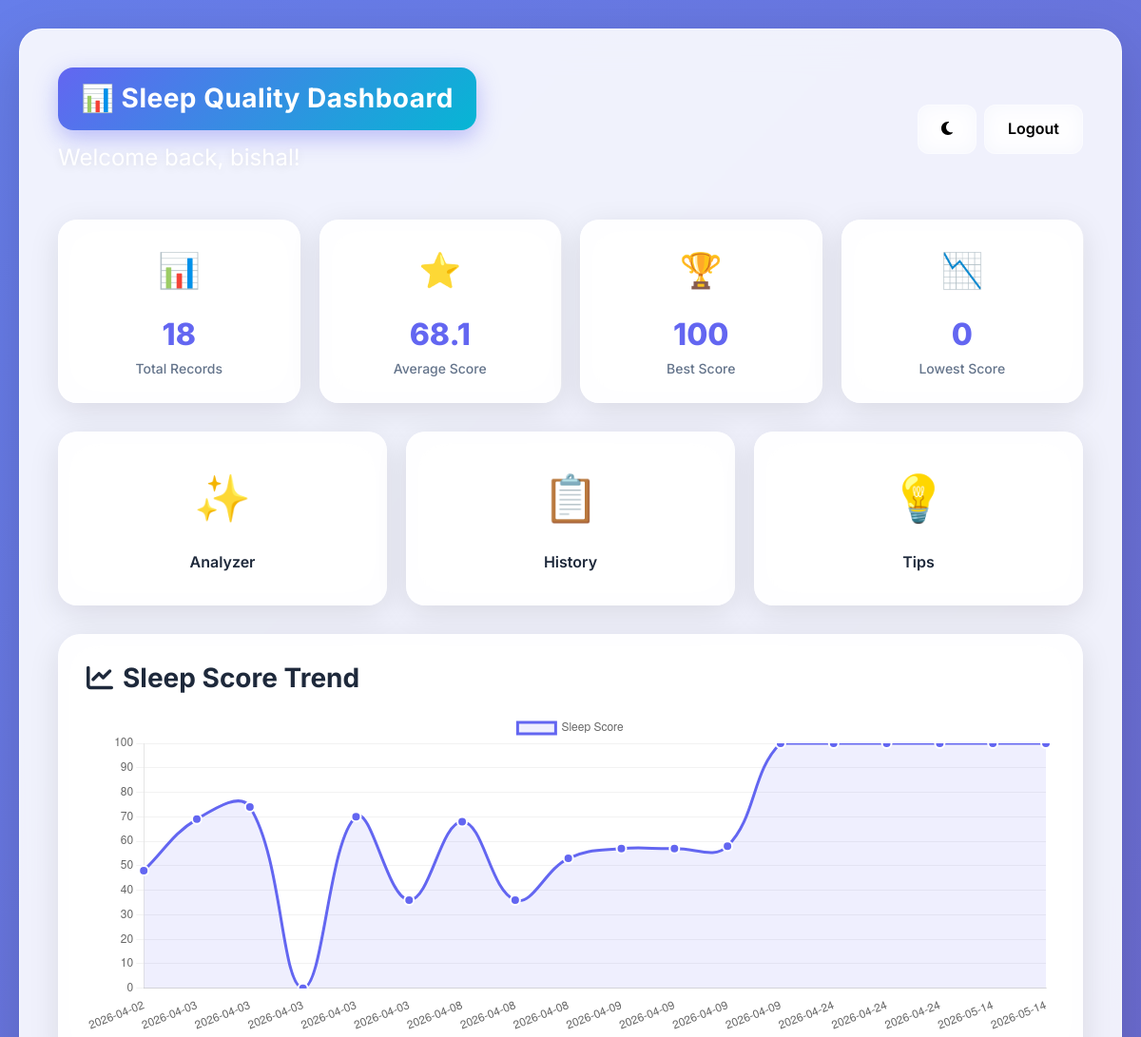
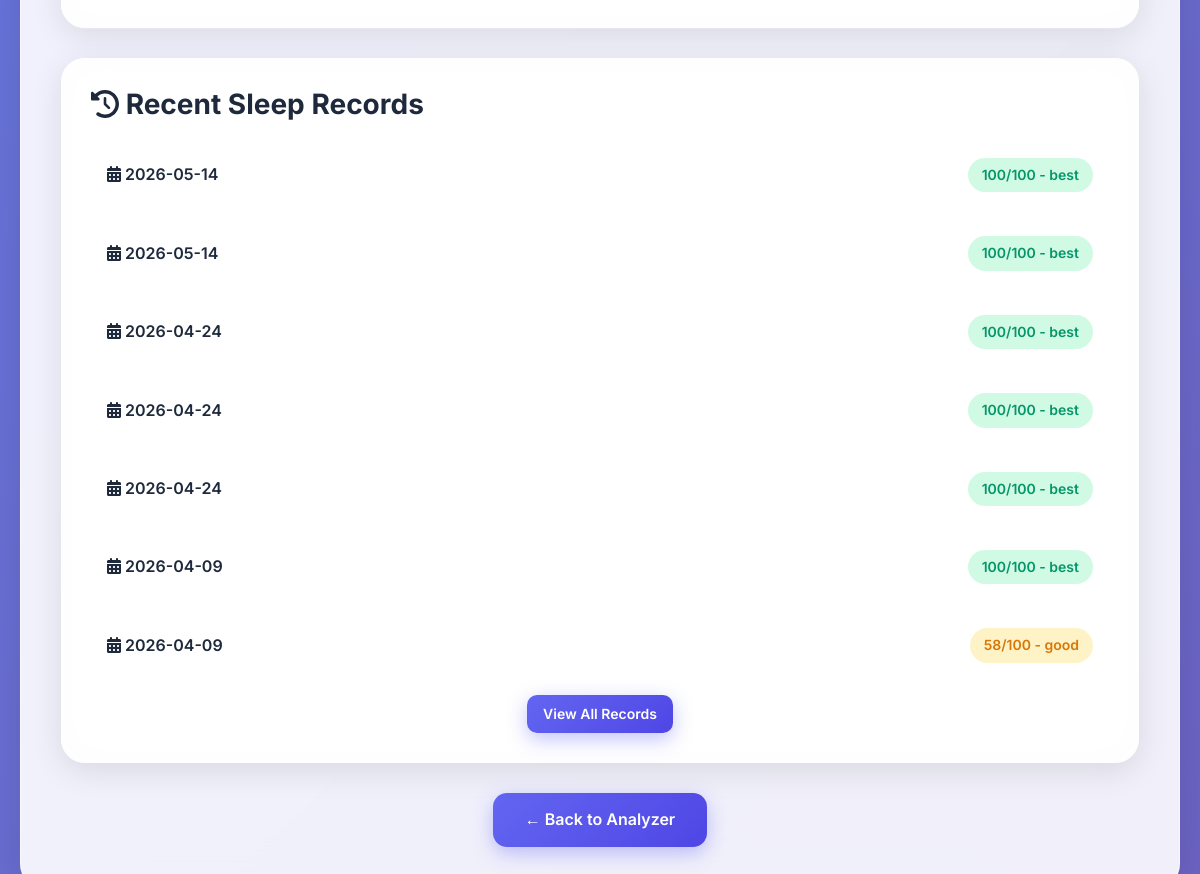
The page /dashboard (signed in) on the database as committed earlier (2 pictures, top to bottom).
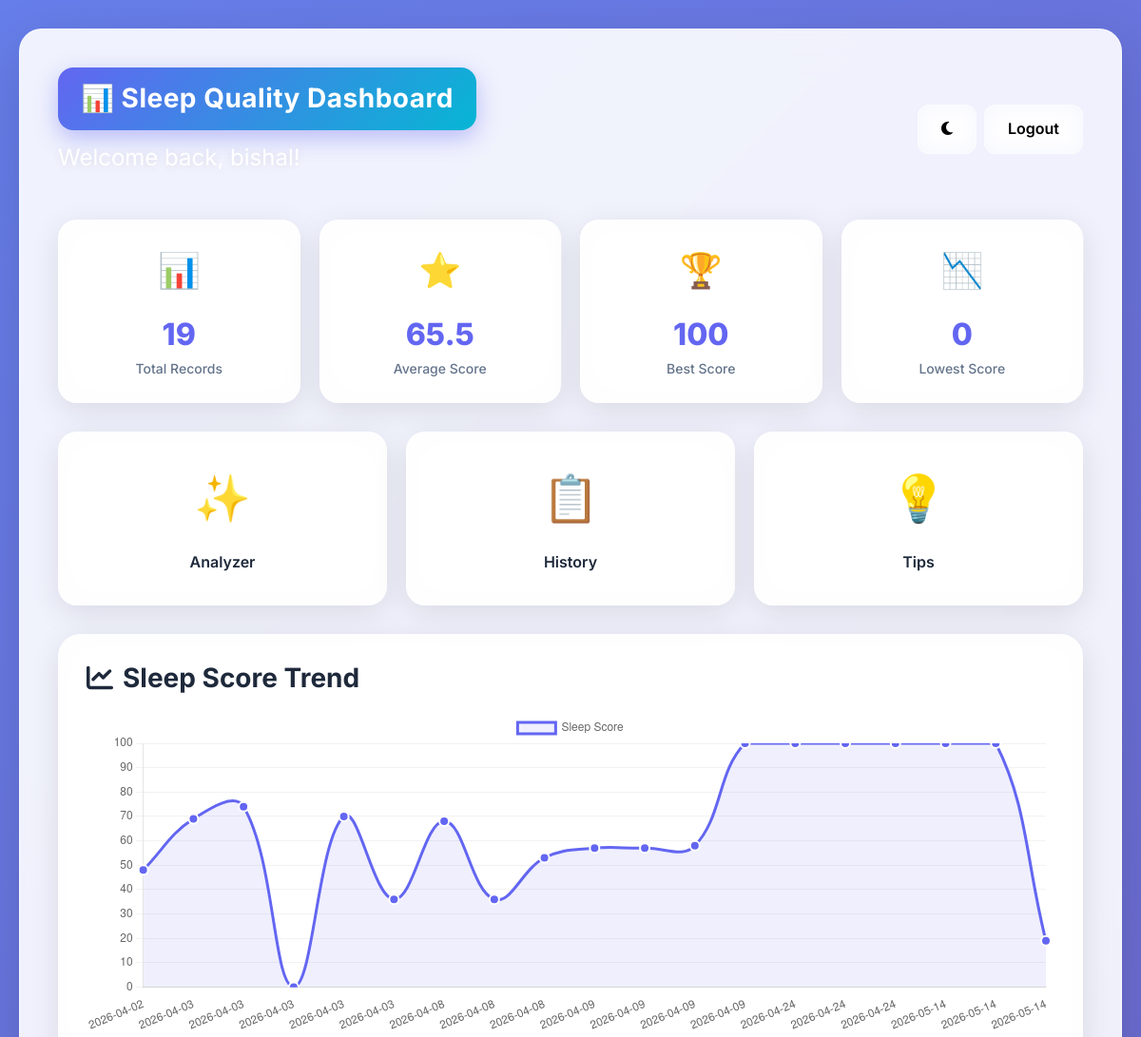
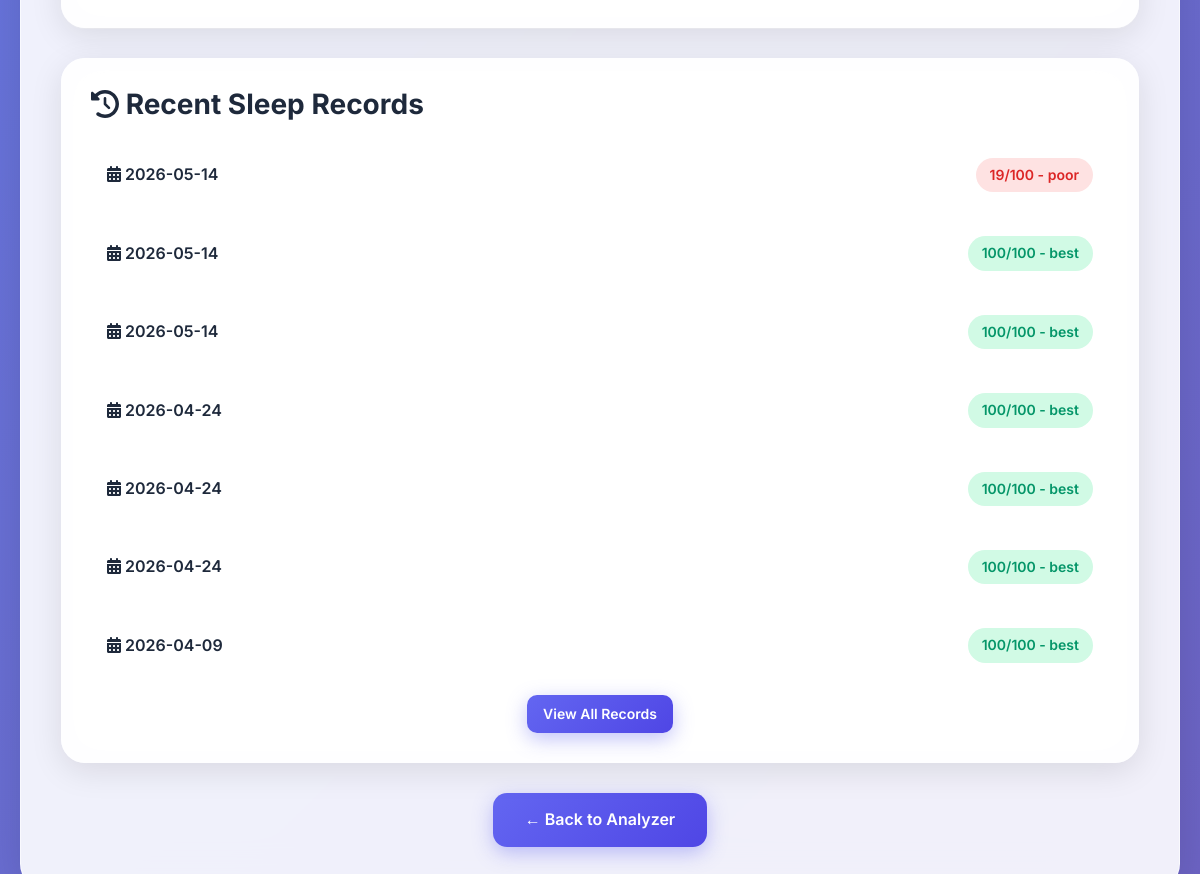
The same page on the database as committed later (2 pictures, top to bottom).
### tables this page shows
CREATE TABLE sleep_records (

        id INTEGER PRIMARY KEY AUTOINCREMENT,

        username TEXT,

        duration REAL,
        stress REAL,
        activity REAL,
        caffeine REAL,
        screen REAL,

        spo2_before REAL,
        spo2_after REAL,

        hr_before REAL,
        hr_after REAL,

        quality TEXT,
        score INTEGER,

        date TEXT

    );

### app.py (the view)
@app.route("/dashboard")
def dashboard():
    if "user" not in session:
        return redirect("/login")
    username = session["user"]
    conn = sqlite3.connect("sleep.db")
    all_records = conn.execute(
        "SELECT * FROM sleep_records WHERE username=? ORDER BY date DESC",
        (username,)
    ).fetchall()
    stats = conn.execute("""
        SELECT
            COUNT(*) as total_records,
            AVG(score) as avg_score,
            MAX(score) as max_score,
            MIN(score) as min_score
        FROM sleep_records WHERE username=?
    """, (username,)).fetchone()
    quality_dist = conn.execute("""
        SELECT quality, COUNT(*) as count
        FROM sleep_records WHERE username=?
        GROUP BY quality
    """, (username,)).fetchall()
    recent = conn.execute(
        "SELECT * FROM sleep_records WHERE username=? ORDER BY date DESC LIMIT 7",
        (username,)
    ).fetchall()
    trend_data = conn.execute(
        "SELECT date, score FROM sleep_records WHERE username=? ORDER BY date ASC",
        (username,)
    ).fetchall()
    conn.close()
    dates = [d[0][:10] for d in trend_data]
    scores = [d[1] for d in trend_data]
    return render_template(
        "dashboard.html",
        user=username,
        records=all_records,
        stats=stats,
        quality_dist=quality_dist,
        recent=recent,
        dates=dates,
        scores=scores,
        dark_mode=session.get("dark_mode", False)
    )

### templates/dashboard.html (shortened to what the changed rows need)
<!DOCTYPE html>
<html>
<head>
    <link href="https://cdn.jsdelivr.net/npm/bootstrap@5.3.0/dist/css/bootstrap.min.css" rel="stylesheet">
    <link rel="stylesheet" href="{{ url_for('static', filename='style.css') }}">
    <link rel="stylesheet" href="https://cdnjs.cloudflare.com/ajax/libs/font-awesome/6.4.0/css/all.min.css">
</head>
<body {% if dark_mode %}class="dark-mode"{% endif %}>
<div class="dashboard-container">
    <div class="glass-card">
        <div class="dashboard-header">
            <div>
                <h1 class="title-box" style="margin-bottom: 10px;">📊 Sleep Quality Dashboard</h1>
            </div>
        </div>
        <div class="stats-grid">
            <div class="stat-card fade-in stagger-1">
                <div class="icon">📊</div>
                <div class="value">{{ stats[0] if stats[0] else 0 }}</div>
                <div class="label">Total Records</div>
            </div>
            <div class="stat-card fade-in stagger-2">
                <div class="icon">⭐</div>
                <div class="value">{{ "%.1f"|format(stats[1] or 0) }}</div>
                <div class="label">Average Score</div>
            </div>
        </div>
        {% if dates and dates|length > 0 %}
        <div class="chart-section fade-in">
            <h3><i class="fas fa-chart-line"></i> Sleep Score Trend</h3>
            <canvas id="sleepChart" height="100"></canvas>
        </div>
        {% else %}
        <div class="action-section">
            <div class="icon" style="font-size: 64px; margin-bottom: 20px;">📊</div>
            <h3>No Sleep Records Yet</h3>
            <p style="color: #64748b; margin: 16px 0;">Start tracking your sleep quality to see your progress over time.</p>
        </div>
        {% endif %}
        {% if recent and recent|length > 0 %}
        <div class="records-section fade-in">
            {% for record in recent %}
            <div class="record-item">
                <span class="record-date">
                    <i class="fas fa-calendar-alt"></i> {{ record[13][:10] }}
                </span>
                <div class="record-score">
                    <span class="score-badge {% if record[12] >= 80 %}excellent{% elif record[12] >= 60 %}good{% elif record[12] >= 40 %}fair{% else %}poor{% endif %}">
                        {{ record[12] }}/100 - {{ record[11] }}
                    </span>
                </div>
            </div>
            {% endfor %}
        </div>
        {% endif %}
    </div>
</div>
<script>
var dates = {{ dates|tojson if dates else [] }};
var scores = {{ scores|tojson if scores else [] }};
if(dates.length > 0){
    new Chart(document.getElementById("sleepChart"),{
        type:"line",
        data:{
            labels:dates,
            datasets:[{
                label:"Sleep Score",
                data:scores,
                borderColor:"#6366f1",
                backgroundColor:"rgba(99, 102, 241, 0.1)",
                fill:true,
                tension:0.4,
                pointBackgroundColor:"#6366f1",
                pointBorderColor:"white",
                pointBorderWidth:2,
                pointRadius:5,
                pointHoverRadius:7
            }]
        },
        options:{
            responsive:true,
            scales:{y:{min:0,max:100, grid:{color:"rgba(0,0,0,0.05)"}}, x:{grid:{display:false}}},
            plugins:{legend:{display:true, position:'top'}}
        }
    });
}
</script>
</body>
</html>

Rows that differ between the two databases and show on the page:
no longer on this page (row unchanged): sleep_records: date "2026-04-09", score "58", quality "good"
added sleep_records: date "2026-05-14", score "19", quality "poor"
Other text that changed with them:
{{ stats[0] if stats[0] else 0 }}: "18" → "19"
{{ "%.1f"|format(stats[1] or 0) }}: "68.1" → "65.5"
chart data {{ scores|tojson if scores else [] }}: [48, 69, 74, 0, 70, 36, 68, 36, 53, 57, 57, 58, 100, 100, 100, 100, 100, 100] → [48, 69, 74, 0, 70, 36, 68, 36, 53, 57, 57, 58, 100, 100, 100, 100, 100, 100, 19]
